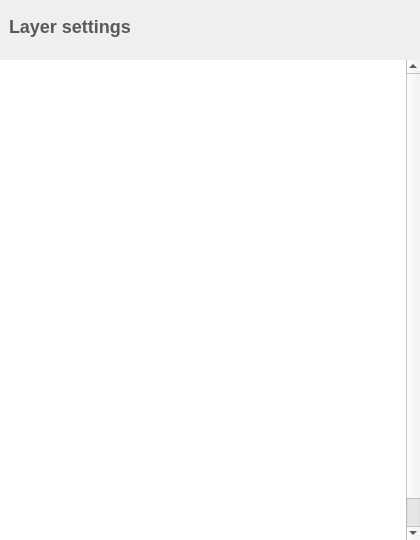
<?xml version="1.0" encoding="UTF-8"?>
<ui version="4.0">
 <class>SceneLayersConfigWidget</class>
 <widget class="QWidget" name="SceneLayersConfigWidget">
  <property name="geometry">
   <rect>
    <x>0</x>
    <y>0</y>
    <width>420</width>
    <height>540</height>
   </rect>
  </property>
  <property name="sizePolicy">
   <sizepolicy hsizetype="MinimumExpanding" vsizetype="Preferred">
    <horstretch>0</horstretch>
    <verstretch>0</verstretch>
   </sizepolicy>
  </property>
  <property name="windowTitle">
   <string>Layers</string>
  </property>
  <property name="styleSheet">
   <string notr="true">QPushButton, QComboBox {
border-image: url(:/talipot/gui/ui/btn_26.png) 4;
border-width: 4;
padding: 0px 6px;
font-size: 12px;
}
QPushButton::flat {
border-image: none;
border-width: 4;
padding: 0px 6px;
font-size: 12px;
background-color: transparent;
}
QPushButton, QComboBox, QLabel {
color: black;
}
QPushButton:hover, QComboBox:hover {
border-image: url(:/talipot/gui/ui/btn_26_hover.png) 4;
}
QPushButton:disabled, QComboBox::disabled {
color:gray;
}
QPushButton:pressed{
border-image: url(:/talipot/gui/ui/btn_26_pressed.png) 4;
}
QPushButton::menu-indicator{
subcontrol-origin: margin;
subcontrol-position: center right;
right: 4px;
}
QPushButton {
outline: none;
margin: 2
}
QComboBox::down-arrow {
image: url(:/talipot/gui/ui/combobox_arrow.png);
}
QComboBox:drop-down {
subcontrol-origin: padding;
subcontrol-position: top right;
border-left-style: none;
border-top-right-radius: 1px;
border-bottom-right-radius: 1px;
}
#scrollArea, #scrollAreaWidgetContents {
background-color: white;
border: 0px;
}
QScrollArea {
border: 0px;
}
QFrame[ section=&quot;true&quot; ] {
border-top: 1px solid #D9D9D9;
padding-top: 20px;
}
QFrame[ subsection = &quot;true&quot; ] {
border-top: 1px solid #D9D9D9;
padding-top: 5px;
}</string>
  </property>
  <layout class="QVBoxLayout" name="verticalLayout">
   <property name="leftMargin">
    <number>0</number>
   </property>
   <property name="topMargin">
    <number>0</number>
   </property>
   <property name="rightMargin">
    <number>0</number>
   </property>
   <property name="bottomMargin">
    <number>0</number>
   </property>
   <item>
    <widget class="QFrame" name="horizontalFrame_2">
     <property name="sizePolicy">
      <sizepolicy hsizetype="Preferred" vsizetype="Maximum">
       <horstretch>0</horstretch>
       <verstretch>0</verstretch>
      </sizepolicy>
     </property>
     <layout class="QHBoxLayout" name="horizontalLayout_4">
      <item>
       <widget class="QLabel" name="title">
        <property name="minimumSize">
         <size>
          <width>0</width>
          <height>36</height>
         </size>
        </property>
        <property name="styleSheet">
         <string notr="true">font-weight: bold;
	       color: #595959;</string>
        </property>
        <property name="text">
         <string>&lt;font size=&quot;5&quot;&gt;Layer settings&lt;/font&gt;</string>
        </property>
       </widget>
      </item>
     </layout>
    </widget>
   </item>
   <item>
    <widget class="QScrollArea" name="scrollArea">
     <property name="sizePolicy">
      <sizepolicy hsizetype="Expanding" vsizetype="Preferred">
       <horstretch>0</horstretch>
       <verstretch>0</verstretch>
      </sizepolicy>
     </property>
     <property name="frameShape">
      <enum>QFrame::NoFrame</enum>
     </property>
     <property name="horizontalScrollBarPolicy">
      <enum>Qt::ScrollBarAlwaysOff</enum>
     </property>
     <property name="widgetResizable">
      <bool>false</bool>
     </property>
     <widget class="QWidget" name="scrollAreaWidgetContents">
      <property name="geometry">
       <rect>
        <x>0</x>
        <y>0</y>
        <width>400</width>
        <height>511</height>
       </rect>
      </property>
      <property name="sizePolicy">
       <sizepolicy hsizetype="Maximum" vsizetype="Maximum">
        <horstretch>0</horstretch>
        <verstretch>0</verstretch>
       </sizepolicy>
      </property>
      <property name="minimumSize">
       <size>
        <width>400</width>
        <height>0</height>
       </size>
      </property>
      <layout class="QVBoxLayout" name="verticalLayout_2">
       <property name="leftMargin">
        <number>0</number>
       </property>
       <property name="topMargin">
        <number>0</number>
       </property>
       <property name="rightMargin">
        <number>20</number>
       </property>
       <property name="bottomMargin">
        <number>0</number>
       </property>
       <item>
        <widget class="QTreeView" name="treeView">
         <property name="frameShape">
          <enum>QFrame::NoFrame</enum>
         </property>
         <property name="editTriggers">
          <set>QAbstractItemView::AllEditTriggers</set>
         </property>
         <property name="section" stdset="0">
          <bool>true</bool>
         </property>
        </widget>
       </item>
      </layout>
     </widget>
    </widget>
   </item>
  </layout>
 </widget>
 <resources/>
 <connections/>
 <slots>
  <slot>settingsChanged()</slot>
  <slot>applySettings()</slot>
 </slots>
</ui>
